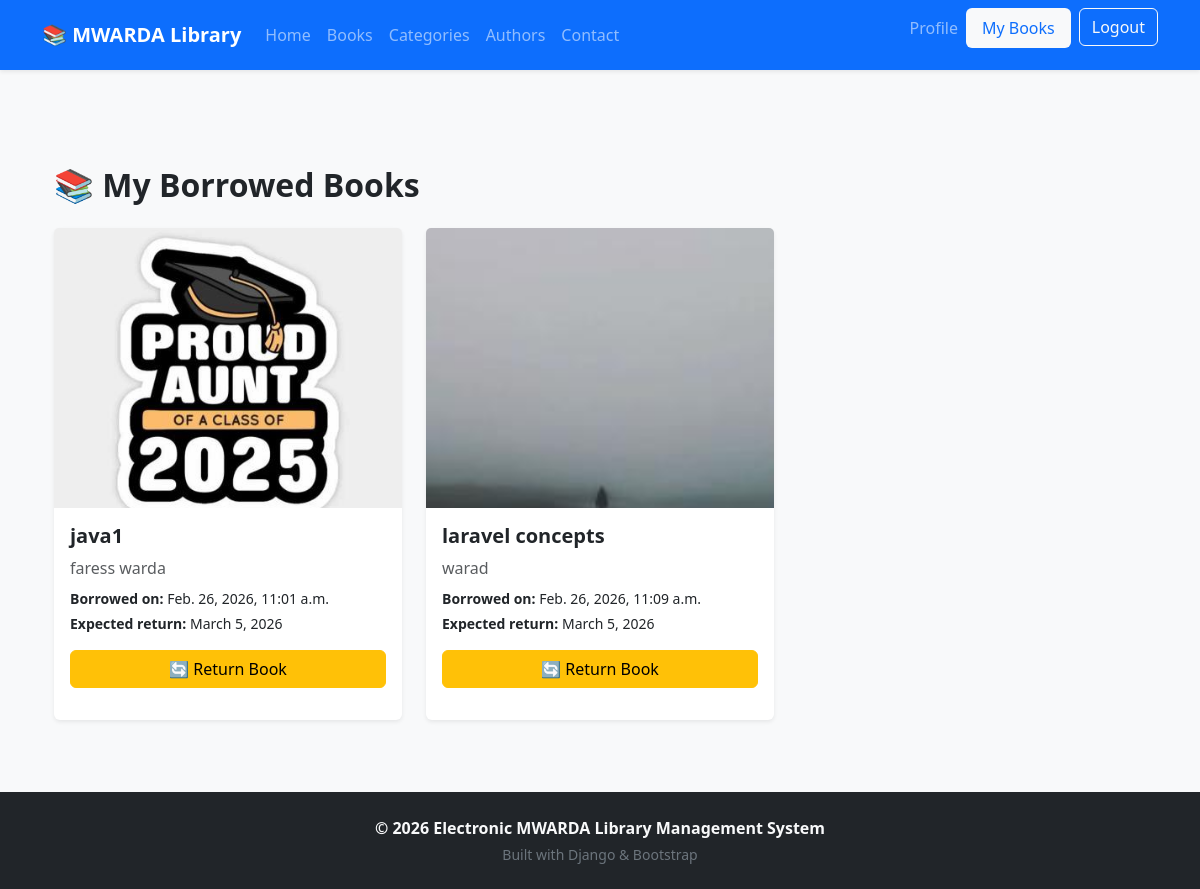
The page /my-books/ (signed in) on the database its author committed.
### library/models.py (models this page shows, shortened)
class Borrow(models.Model):
    user = models.ForeignKey(User, on_delete=models.CASCADE)
    book = models.ForeignKey(Book, on_delete=models.CASCADE)
    borrow_date = models.DateTimeField(auto_now_add=True)
    expected_return_date = models.DateField()  # حقل NOT NULL
    return_date = models.DateTimeField(null=True, blank=True)
    status = models.CharField(max_length=20, choices=[('borrowed', 'Borrowed'), ('returned', 'Returned')], default='borrowed')

class Book(models.Model):
    title = models.CharField(max_length=200)
    author = models.ForeignKey(Author, on_delete=models.CASCADE)
    category = models.ForeignKey(Category, on_delete=models.CASCADE)
    cover_image = models.ImageField(upload_to='books/')
    pub_year = models.IntegerField()
    pages = models.IntegerField()
    language = models.CharField(max_length=50)
    description = models.TextField()
    total_copies = models.IntegerField(default=1)
    available_copies = models.IntegerField(default=1)

class Author(models.Model):
    name = models.CharField(max_length=200)
    photo = models.ImageField(upload_to='authors/', blank=True)
    bio = models.TextField(blank=True)
    def __str__(self):
        return self.name

### library/views.py (the view)
# urls.py: path('my-books/', views.my_books, name='my_books'),
@login_required
def my_books(request):
    borrowed_books = Borrow.objects.filter(
        user=request.user,
        status='borrowed'
    ).select_related('book')
    return render(request, 'library/my_books.html', {
        'borrowed_books': borrowed_books
    })

### library/templates/library/my_books.html (shortened to what this page needs)
{% extends 'library/base.html' %}
{% block content %}
<div class="container mt-5">
    <h2 class="mb-4 fw-bold">📚 My Borrowed Books</h2>
    <div class="row">
        {% for borrow in borrowed_books %}
            <div class="col-md-6 col-lg-4 mb-4">
                <div class="card h-100 shadow-sm border-0">
                    {% if borrow.book.cover_image %}
                        <img src="{{ borrow.book.cover_image.url }}"
                             class="card-img-top"
                             style="height: 280px; object-fit: cover;"
                             alt="{{ borrow.book.title }}">
                    {% else %}
                        <img src="https://via.placeholder.com/300x400?text=No+Cover"
                             class="card-img-top"
                             style="height: 280px; object-fit: cover;"
                             alt="No cover">
                    {% endif %}
                    <div class="card-body d-flex flex-column">
                        <h5 class="card-title fw-bold">
                            {{ borrow.book.title }}
                        </h5>
                        <p class="text-muted mb-2">
                            {{ borrow.book.author }}
                        </p>
                        <p class="small mb-1">
                            <strong>Borrowed on:</strong>
                            {{ borrow.borrow_date }}
                        </p>
                        <p class="small mb-3">
                            <strong>Expected return:</strong>
                            {{ borrow.expected_return_date }}
                        </p>
                        <form method="post"
                              action="{% url 'return_book' borrow_id=borrow.id %}"
                              class="mt-auto">
                            <button class="btn btn-warning w-100">
                                🔄 Return Book
                            </button>
                        </form>
                    </div>
                </div>
            </div>
        {% empty %}
            <div class="col-12">
                <div class="alert alert-info text-center">
                    You haven't borrowed any books yet 📭
                </div>
            </div>
        {% endfor %}
    </div>
</div>
{% endblock %}

### rows shown on the page
Borrow: book.cover_image (picture), book "java1", book.author "faress warda", borrow_date "Feb. 26, 2026, 11:01 a.m.", expected_return_date "March 5, 2026"
Borrow: book.cover_image (picture), book "laravel concepts", book.author "warad", borrow_date "Feb. 26, 2026, 11:09 a.m.", expected_return_date "March 5, 2026"
